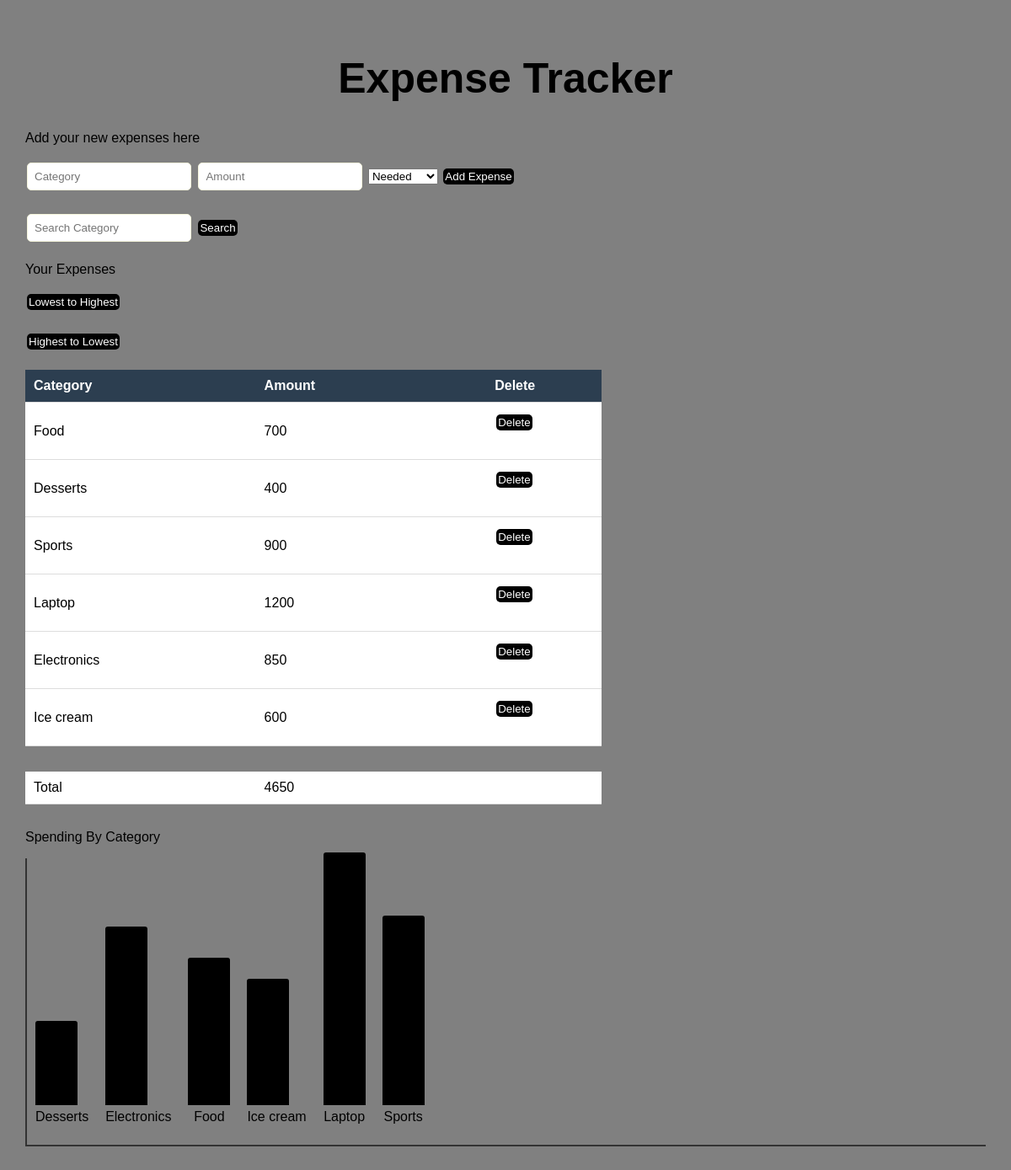
The page / on the database its author committed.
### tables this page shows
CREATE TABLE expenses (
                    id INTEGER PRIMARY KEY AUTOINCREMENT,
                    category TEXT,
                    amount INTEGER,
                    priority TEXT
            );

### expense-tracker.py (the view)
@app.route("/")
def home():
    conn = sqlite3.connect("expenses.db")
    cursor = conn.cursor()
    cursor.execute("SELECT SUM(amount) FROM expenses")
    total = cursor.fetchall()[0][0] or 0
    cursor.execute("SELECT category, SUM(amount) FROM expenses GROUP BY category")
    categories = cursor.fetchall()
    max_total = max([c[1] for c in categories]) if categories else 1
    sort = request.args.get("sort")
    if sort == "asc":
        order = "ORDER BY amount ASC"
    elif sort == "desc":
        order = "ORDER BY amount DESC"
    else:
        order = ""
    search = request.args.get("search")
    if search:
        cursor.execute("SELECT * FROM expenses WHERE category LIKE ? " + order, ("%" + search + "%",))
    else:
        cursor.execute("SELECT * FROM expenses " + order)
    expenses = cursor.fetchall()
    conn.close()
    return render_template("index.html", expenses = expenses, total = total, categories = categories, max_total = max_total, search = search)

### templates/index.html (shortened to what this page needs)
<!DOCTYPE html>
<html>
    <head>
    </head>
    <body>
        <h1>Expense Tracker</h1>
        <p>Add your new expenses here</p>
        <form action="/add" method="POST">
            <input type ="text" name="category" placeholder="Category" required>
            <input type = "number" name="amount" placeholder="Amount" required>
            <select name="priority" required>
                <option value="green">Needed</option>
            </select>
            <button type="submit">Add Expense</button>
        </form>
        <form action="/" method = "GET">
            <input type = "text" name = "search" placeholder = "Search Category">
            <button type = "submit">Search</button>
        </form>
        <p>Your Expenses</p>
        <form action = "/" method = "GET">
            <button type="submit">Lowest to Highest</button>
        </form>
        <form action = "/" method = "GET">
            <button type = "submit">Highest to Lowest</button>
        </form>
        <table>
            <tr>
                <th style = "width: 40%;">Category</th>
                <th style = "width: 40%;">Amount</th>
                <th style = "width: 20%;">Delete</th>
            </tr>
            {% for expense in expenses %}
            <tr>
                <td>{{ expense[1] }}</td>
                <td>{{ expense[2] }}</td>
                <td>
                    <form action="/delete/{{ expense[0] }}" method="POST">
                        <button type="submit">Delete</button>
                    </form>
                </td>
            </tr>
            {% endfor %}
        </table>
        <table>
            <tr>
                <td style = "width: 40%;">Total</td>
                <td style = "width: 60%;">{{ total }}</td>
            </tr>
        </table>
            <p>Spending By Category</p>
            <div style="display: flex; align-items: flex-end; gap: 20px; height: 320px; border-left: 2px solid #333; border-bottom: 2px solid #333; padding: 10px;">
                {% for cat in categories %}
                <div style="text-align: center;">
                    <div style="background-color: black; width:50px; height: {{ cat[1]/max_total * 300 }}px; border-radius: 3px 3px 0 0;"></div>
                    <div style="margin-top: 5px;">{{ cat[0] }}</div>
                    <div style="font-size: 12px; color: grey;">{{ cat[1] }}$</div>
                </div>
                {% endfor %}
            </div>
    </body>
</html>

### templates/index.html (style rules this page uses)
body { font-family: Arial, sans-serif; background-color: grey; margin: 0; padding: 30px; color: black }
h1 { text-align: center; font-size: 50px; color: black }
form { margin-bottom: 20px; }
input, button { padding: 8px; margin: 4px 2px; border-radius: 5px; border: 1px solid beige }
button { background-color: black; color: white; border: none; padding: 2px; cursor: pointer; }
table { border-collapse: collapse; background-color: white; width: 60%; margin-bottom: 30px; }
th, td { padding: 10px; text-align: left; border-bottom: 1px solid #ddd; }
th { background-color: #2c3e50; color: white; }

### rows shown on the page
expenses: category "Food", amount "700"
expenses: category "Desserts", amount "400"
expenses: category "Sports", amount "900"
expenses: category "Laptop", amount "1200"
expenses: category "Electronics", amount "850"
expenses: category "Ice cream", amount "600"

### other values the page prints
{{ total }} "4650"
{{ cat[0] }} "Desserts" "Electronics" "Food" "Ice cream" "Laptop" "Sports"
